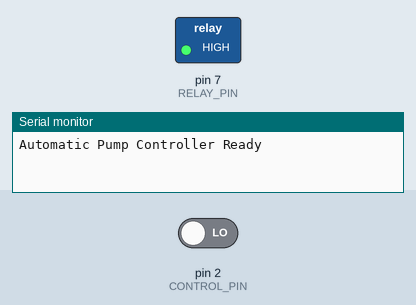
Bench run of a sketch on a simulated Arduino Uno, built with avr-gcc and run on an emulated ATmega328P. On the bench: switched loads named in the sketch (green lamp = pin HIGH), the last lines printed to the serial monitor. The test bench sets the inputs (shaded band); at power-on: pin 2 (CONTROL_PIN) LOW.

Above: at 1.2 s.
1.3 s: pin 2 (CONTROL_PIN) driven HIGH
At 1.8 s:
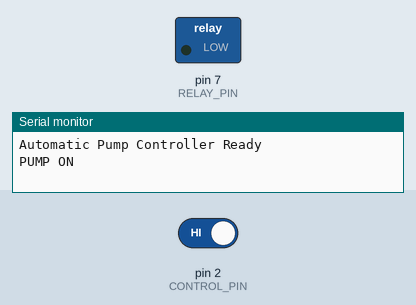
2.9 s: pin 2 (CONTROL_PIN) driven LOW
At 4.2 s:
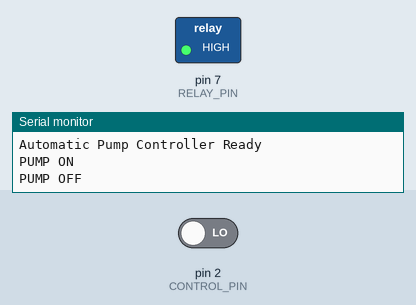
Timing chart, 0 to 5.9 s (numbered marks = the images above; inputs shaded):
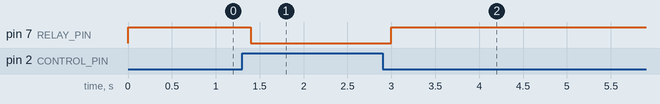

The sketch:

Arduino_Pump_Control.ino
```cpp
#define RELAY_PIN 7
#define CONTROL_PIN 2

bool previousState = false;

void setup()
{
  Serial.begin(9600);

  pinMode(RELAY_PIN, OUTPUT);
  pinMode(CONTROL_PIN, INPUT);

  digitalWrite(RELAY_PIN, HIGH); // Relay OFF

  Serial.println("Automatic Pump Controller Ready");
}

void loop()
{
  int command = digitalRead(CONTROL_PIN);

  if (command == HIGH)
  {
    digitalWrite(RELAY_PIN, LOW);

    if (!previousState)
    {
      Serial.println("PUMP ON");
      previousState = true;
    }
  }
  else
  {
    digitalWrite(RELAY_PIN, HIGH);

    if (previousState)
    {
      Serial.println("PUMP OFF");
      previousState = false;
    }
  }

  delay(200);
}
```

Measured:
- after the input at 1.3 s, pin 7 (RELAY_PIN): HIGH → LOW after 0.10 s
- after the input at 2.9 s, pin 7 (RELAY_PIN): LOW → HIGH after 0.10 s
